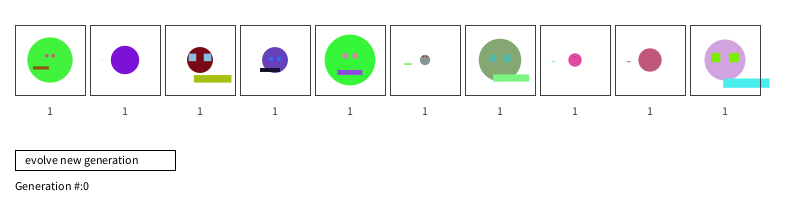
Frame 1 (no input)
Frame 60 (the mouse pressed at the canvas centre just before this capture): identical to frame 1, image omitted
Frame 120 (the mouse held since frame 60 and released just before this capture): identical to frame 1, image omitted

The Processing sketch that drew this single still picture (run headless with seeded random() and noise(); from frame 60 on, the mouse is pressed at the canvas centre):

// Processing sketch: NOC_9_04_Faces_interactiveselection
// ── NOC_9_04_Faces_interactiveselection.pde
// The Nature of Code
// Daniel Shiffman
// http://natureofcode.com

// Interactive Selection
// http://www.genarts.com/karl/papers/siggraph91.html

Population population;
Button button;

void setup() {
  size(800,200);
  colorMode(RGB,1.0);
  int popmax = 10;
  float mutationRate = 0.05;  // A pretty high mutation rate here, our population is rather small we need to enforce variety
  // Create a population with a target phrase, mutation rate, and population max
  population = new Population(mutationRate,popmax);
  // A simple button class
  button = new Button(15,150,160,20, "evolve new generation");
}

void draw() {
  background(1.0);
  // Display the faces
  population.display();
  population.rollover(mouseX,mouseY);
  // Display some text
  textAlign(LEFT);
  fill(0);
  text("Generation #:" + population.getGenerations(),15,190);

  // Display the button
  button.display();
  button.rollover(mouseX,mouseY);

}

// If the button is clicked, evolve next generation
void mousePressed() {
  if (button.clicked(mouseX,mouseY)) {
    population.selection();
    population.reproduction();
  }
}

void mouseReleased() {
  button.released();
}

// ── Button.pde
// The Nature of Code
// Daniel Shiffman
// http://natureofcode.com

// Interactive Selection
// http://www.genarts.com/karl/papers/siggraph91.html

//import java.awt.Rectangle;

class Button {
  Rectangle r;  // Button's rectangle
  String txt;   // Button's text
  boolean clickedOn;  // Did i click on it?
  boolean rolloverOn; // Did i rollover it?

  Button(int x, int y, int w, int h, String s) {
    r = new Rectangle(x,y,w,h);
    txt = s;
  }

  void display() {
    // Draw rectangle and text based on whether rollover or clicked
    rectMode(CORNER);
    stroke(0); noFill();
    if (rolloverOn) fill(0.5);
    if (clickedOn) fill(0);
    rect(r.x,r.y,r.width,r.height);
    float b = 0.0;
    if (clickedOn) b = 1;
    else if (rolloverOn) b = 0.2;
    else b = 0;
    fill(b);
    textAlign(LEFT);
    text(txt,r.x+10,r.y+14);

  }
  
  
  // Methods to check rollover, clicked, or released (must be called from appropriate
  // Places in draw, mousePressed, mouseReleased
  boolean rollover(int mx, int my) {
    if (r.contains(mx,my)) rolloverOn = true;
    else rolloverOn = false;
    return rolloverOn;
  }

  boolean clicked(int mx, int my) {
    if (r.contains(mx,my)) clickedOn = true;
    return clickedOn;
  }

  void released() {
    clickedOn = false;
  }

}

// ── DNA.pde
// Interactive Selection
// http://www.genarts.com/karl/papers/siggraph91.html
// Daniel Shiffman <http://www.shiffman.net>

class DNA {

  // The genetic sequence
  float[] genes;
  int len = 20;  // Arbitrary length
  
  //Constructor (makes a random DNA)
  DNA() {
    // DNA is random floating point values between 0 and 1 (!!)
    genes = new float[len];
    for (int i = 0; i < genes.length; i++) {
      genes[i] = random(0,1);
    }
  }
  
  DNA(float[] newgenes) {
    genes = newgenes;
  }
  

  // Crossover
  // Creates new DNA sequence from two (this & 
  DNA crossover(DNA partner) {
    float[] child = new float[genes.length];
    int crossover = int(random(genes.length));
    for (int i = 0; i < genes.length; i++) {
      if (i > crossover) child[i] = genes[i];
      else               child[i] = partner.genes[i];
    }
    DNA newgenes = new DNA(child);
    return newgenes;
  }
  
  // Based on a mutation probability, picks a new random character in array spots
  void mutate(float m) {
    for (int i = 0; i < genes.length; i++) {
      if (random(1) < m) {
         genes[i] = random(0,1);
      }
    }
  }
}

// ── Face.pde
// The Nature of Code
// Daniel Shiffman
// http://natureofcode.com

// Interactive Selection
// http://www.genarts.com/karl/papers/siggraph91.html

// The class for our "face", contains DNA sequence, fitness value, position on screen

// Fitness Function f(t) = t (where t is "time" mouse rolls over face)

class Face {

  DNA dna;          // Face's DNA
  float fitness;    // How good is this face?
  float x, y;       // Position on screen
  int wh = 70;      // Size of square enclosing face
  boolean rolloverOn; // Are we rolling over this face?

  Rectangle r;

  // Create a new face
  Face(DNA dna_, float x_, float y_) {
    dna = dna_;
    x = x_; 
    y = y_;
    fitness = 1;
    // Using java.awt.Rectangle (see: http://java.sun.com/j2se/1.4.2/docs/api/java/awt/Rectangle.html)
    r = new Rectangle(int(x-wh/2), int(y-wh/2), int(wh), int(wh));
  }

  // Display the face
  void display() {
    // We are using the face's DNA to pick properties for this face
    // such as: head size, color, eye position, etc.
    // Now, since every gene is a floating point between 0 and 1, we map the values
    float r          = map(dna.genes[0],0,1,0,70);
    color c          = color(dna.genes[1],dna.genes[2],dna.genes[3]);
    float eye_y      = map(dna.genes[4],0,1,0,5);
    float eye_x      = map(dna.genes[5],0,1,0,10);
    float eye_size   = map(dna.genes[5],0,1,0,10);
    color eyecolor   = color(dna.genes[4],dna.genes[5],dna.genes[6]);
    color mouthColor = color(dna.genes[7],dna.genes[8],dna.genes[9]);
    float mouth_y    = map(dna.genes[5],0,1,0,25);
    float mouth_x    = map(dna.genes[5],0,1,-25,25);
    float mouthw     = map(dna.genes[5],0,1,0,50);
    float mouthh     = map(dna.genes[5],0,1,0,10);

    // Once we calculate all the above properties, we use those variables to draw rects, ellipses, etc.
    pushMatrix();
    translate(x, y);
    noStroke();

    // Draw the head
    fill(c);
    ellipseMode(CENTER);
    ellipse(0, 0, r, r);

    // Draw the eyes
    fill(eyecolor);
    rectMode(CENTER);
    rect(-eye_x, -eye_y, eye_size, eye_size);
    rect( eye_x, -eye_y, eye_size, eye_size);

    // Draw the mouth
    fill(mouthColor);
    rectMode(CENTER);
    rect(mouth_x, mouth_y, mouthw, mouthh);

    // Draw the bounding box
    stroke(0.25);
    if (rolloverOn) fill(0, 0.25);
    else noFill();
    rectMode(CENTER);
    rect(0, 0, wh, wh);
    popMatrix();

    // Display fitness value
    textAlign(CENTER);
    if (rolloverOn) fill(0);
    else fill(0.25);
    text(int(fitness), x, y+55);
  }

  float getFitness() {
    return fitness;
  }

  DNA getDNA() {
    return dna;
  }

  // Increment fitness if mouse is rolling over face
  void rollover(int mx, int my) {
    if (r.contains(mx, my)) {
      rolloverOn = true;
      fitness += 0.25;
    } else {
      rolloverOn = false;
    }
  }
}


// ── Population.pde
// The Nature of Code
// Daniel Shiffman
// http://natureofcode.com

// Interactive Selection
// http://www.genarts.com/karl/papers/siggraph91.html

// A class to describe a population of faces
// this hasn't changed very much from example to example

class Population {

  float mutationRate;           // Mutation rate
  Face[] population;            // array to hold the current population
  ArrayList<Face> matingPool;   // ArrayList which we will use for our "mating pool"
  int generations;              // Number of generations

    // Create the population
  Population(float m, int num) {
    mutationRate = m;
    population = new Face[num];
    matingPool = new ArrayList<Face>();
    generations = 0;
    for (int i = 0; i < population.length; i++) {
      population[i] = new Face(new DNA(), 50+i*75, 60);
    }
  }

  // Display all faces
  void display() {
    for (int i = 0; i < population.length; i++) {
      population[i].display();
    }
  }

  // Are we rolling over any of the faces?
  void rollover(int mx, int my) {
    for (int i = 0; i < population.length; i++) {
      population[i].rollover(mx, my);
    }
  }

  // Generate a mating pool
  void selection() {
    // Clear the ArrayList
    matingPool.clear();

    // Calculate total fitness of whole population
    float maxFitness = getMaxFitness();

    // Calculate fitness for each member of the population (scaled to value between 0 and 1)
    // Based on fitness, each member will get added to the mating pool a certain number of times
    // A higher fitness = more entries to mating pool = more likely to be picked as a parent
    // A lower fitness = fewer entries to mating pool = less likely to be picked as a parent
    for (int i = 0; i < population.length; i++) {
      float fitnessNormal = map(population[i].getFitness(), 0, maxFitness, 0, 1);
      int n = (int) (fitnessNormal * 100);  // Arbitrary multiplier
      for (int j = 0; j < n; j++) {
        matingPool.add(population[i]);
      }
    }
  }  

  // Making the next generation
  void reproduction() {
    // Refill the population with children from the mating pool
    for (int i = 0; i < population.length; i++) {
      // Sping the wheel of fortune to pick two parents
      int m = int(random(matingPool.size()));
      int d = int(random(matingPool.size()));
      // Pick two parents
      Face mom = matingPool.get(m);
      Face dad = matingPool.get(d);
      // Get their genes
      DNA momgenes = mom.getDNA();
      DNA dadgenes = dad.getDNA();
      // Mate their genes
      DNA child = momgenes.crossover(dadgenes);
      // Mutate their genes
      child.mutate(mutationRate);
      // Fill the new population with the new child
      population[i] = new Face(child, 50+i*75, 60);
    }
    generations++;
  }

  int getGenerations() {
    return generations;
  }

  // Find highest fintess for the population
  float getMaxFitness() {
    float record = 0;
    for (int i = 0; i < population.length; i++) {
      if (population[i].getFitness() > record) {
        record = population[i].getFitness();
      }
    }
    return record;
  }
}


// ── Rectangle.pde
// The Nature of Code
// Daniel Shiffman
// http://natureofcode.com

// Re-implementing java.awt.Rectangle
// so JS mode works

class Rectangle {
   int x;
   int y;
   int width;
   int height;
   
   Rectangle(int x_, int y_, int w, int h) {
     x = x_;
     y = y_;
     width = w;
     height = h;
   }
   
   boolean contains(int px, int py) {
     return (px > x && px < x + width  && py > y && py < y + height);
   }
   
}
